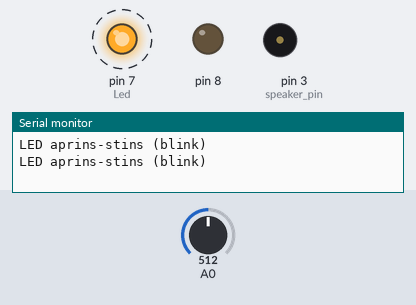
Bench run of a sketch on a simulated Arduino Uno, built with avr-gcc and run on an emulated ATmega328P. Shown: output pins drawn as LEDs (lit = HIGH), buzzer (waves = sounding), the last lines printed to the serial monitor. Dashed ring = blinking. The inputs (shaded band) are chosen by the test bench; at power-on: A0 = 512.

Above: at 0.8 s.
0.9 s: A0 set to 359
3.9 s: A0 set to 324
At 4.09 s:
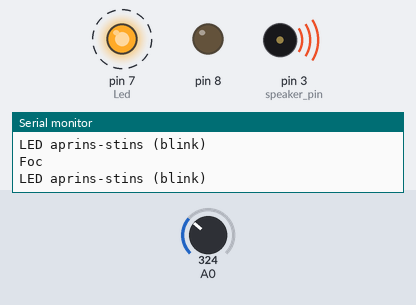
Timing chart, 0 to 12.9 s (numbered marks = the images above; inputs shaded):
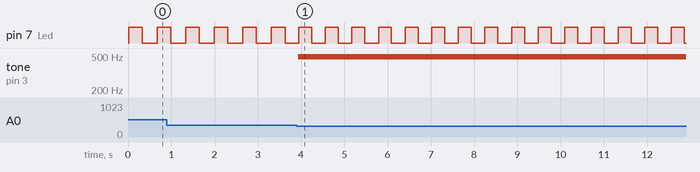

The sketch:

flame_sensor.ino
```cpp
#include <Arduino_FreeRTOS.h>
#include<semphr.h>

void Task_ReadFromSensor(void *pvParameters);
void Led(void *pvParameters);
void Taskprint( void *pvParameters );


SemaphoreHandle_t xSerialSemaphore;

void setup()
{
  Serial.begin(9600);

  if (xSerialSemaphore == NULL){
    xSerialSemaphore = xSemaphoreCreateMutex();
    if ((xSerialSemaphore) != NULL)
    xSemaphoreGive((xSerialSemaphore));
    }

  xTaskCreate(
    Task_ReadFromSensor
    , "Sensor"
    , 100
    , NULL
    , 1
    , NULL
    );

  xTaskCreate(
    Led
    , "Led"
    , 128
    , NULL
    , 1
    , NULL
    );
vTaskStartScheduler();
}
void loop()
{
}

const int val_min_sensor = 0; // valoarea min a senzorului
const int val_max_sensor = 1024; // valoarea max a senzorului
int speaker_pin = 3;// pin analog 3 -> pt sunet
int range;


void Task_ReadFromSensor(void *pvParameters)
{
  pinMode(8, OUTPUT);
  while(1){

  int sensorReading = analogRead(A0); //senzorul e conectat la pinul A0 (pin analog)
  range = map(sensorReading, val_min_sensor, val_max_sensor, 0, 3);
  if (range == 0)
  {
    if (xSemaphoreTake (xSerialSemaphore, (TickType_t) 10) == pdTRUE){
      Serial.println("Foc");
      analogWrite (speaker_pin, 50);
      xSemaphoreGive(xSerialSemaphore);
  }
   vTaskDelay(1);
  }
}
}

void Led(void *pvParameters)
{
  pinMode(7, OUTPUT);
  while(1)
  {
    if (xSemaphoreTake (xSerialSemaphore, (TickType_t) 5) == pdTRUE){
     Serial.println("LED aprins-stins (blink)");
     digitalWrite(7, HIGH);
     vTaskDelay( 300 / portTICK_PERIOD_MS );
     digitalWrite(7, LOW);
     vTaskDelay( 300 / portTICK_PERIOD_MS );
     xSemaphoreGive(xSerialSemaphore);
  }

    vTaskDelay(1);
}
}


void Taskprint(void *pvParameters)  {
  int counter = 0;
  while(1)
  {
    if (xSemaphoreTake (xSerialSemaphore, (TickType_t) 5) == pdTRUE){
  counter++;
  Serial.println(counter);
  xSemaphoreGive(xSerialSemaphore);
  vTaskDelay(500 / portTICK_PERIOD_MS);    }
}
  vTaskDelay(1);}
```

Measured:
- the behaviour switches between 342 and 341 on A0 (found by bisection; images 0 and 1)
- after the input at 3.9 s, tone on pin 3 (speaker_pin): silent → 490 Hz at once
- by itself, pin 7 (Led): alternates HIGH for 0.30 s and LOW for 0.32 s
